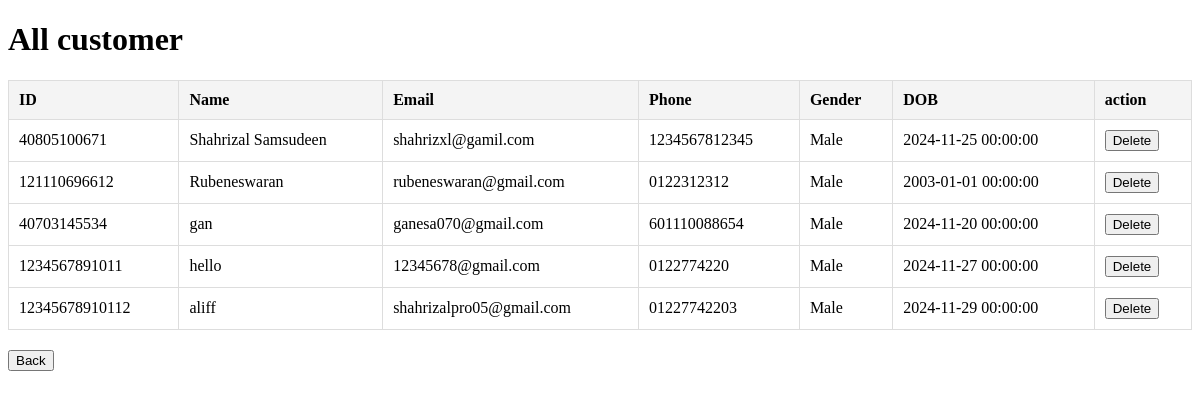
Before: /viewcustomer with the older database file.
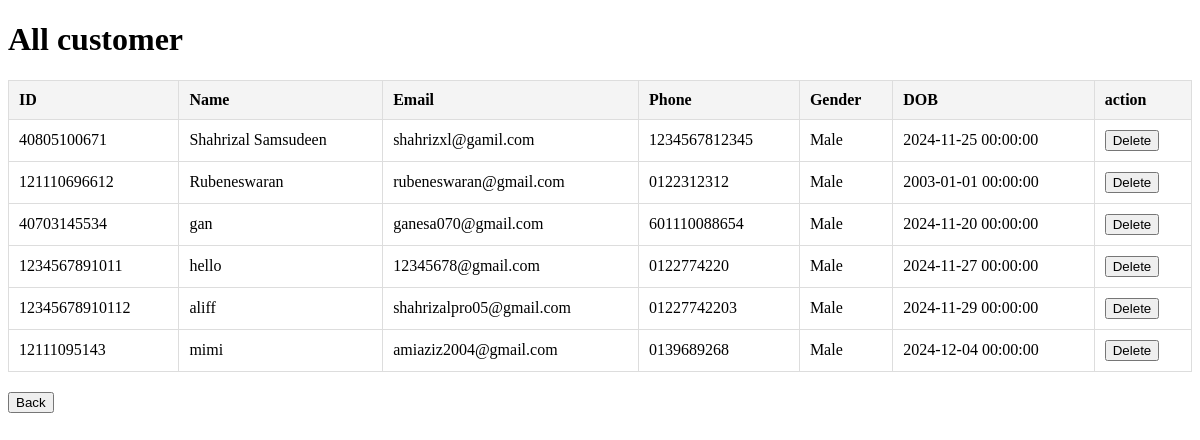
After: the same page with the newer database file.
### main.py (models this page shows)
class customer(db.Model,UserMixin):
  id=db.Column(db.Integer, primary_key=True)
  name=db.Column(db.String(150))
  password=db.Column(db.String(150))
  email=db.Column(db.String(100),unique=True)
  ph=db.Column(db.String(150),unique=True)
  gender=db.Column(db.String(150))
  dob=db.Column(db.DateTime(),default=datetime.utcnow)

### main.py (the view)
@tandtweb.route('/viewcustomer', methods=['GET'])
def view_customer():
    customer_list = customer.query.all()
    return render_template('viewcustomer.html', customer_list=customer_list)

### templates/viewcustomer.html (shortened to what this page needs)
<!DOCTYPE html>
<html lang="en">
<head>
</head>
<body>
    <h1>All customer</h1>
    <table>
        <thead>
            <tr>
                <th>ID</th>
                <th>Name</th>
                <th>Email</th>
                <th>Phone</th>
                <th>Gender</th>
                <th>DOB</th>
                <th>action</th>
            </tr>
        </thead>
        <tbody>
            {% for customer in customer_list %}
                <tr>
                    <td>{{ customer.id }}</td>
                    <td>{{ customer.name }}</td>
                    <td>{{ customer.email }}</td>
                    <td>{{ customer.ph }}</td>
                    <td>{{ customer.gender }}</td>
                    <td>{{ customer.dob }}</td>
                    <td>
                    <form action="/deletecustomer/{{ customer.id }}" method="POST" onsubmit="return confirm('Are you sure you want to delete this customer?')" style="display: inline;">
                      <button type="submit">Delete</button>
                  </form>
                </td>
                </tr>
            {% endfor %}
        </tbody>
    </table>
    <button type="button" onclick="window.location.href='/adminhome'">Back</button>
</body>
</html>

### templates/viewcustomer.html (style rules this page uses)
table { width: 100%; border-collapse: collapse; margin: 20px 0; }
table, th, td { border: 1px solid #ddd; }
th, td { padding: 10px; text-align: left; }
th { background-color: #f4f4f4; }

Changed rows visible on the page:
added customer: id "12111095143", name "mimi", email "amiaziz2004@gmail.com", ph "0139689268", gender "Male", dob "2024-12-04 00:00:00"
